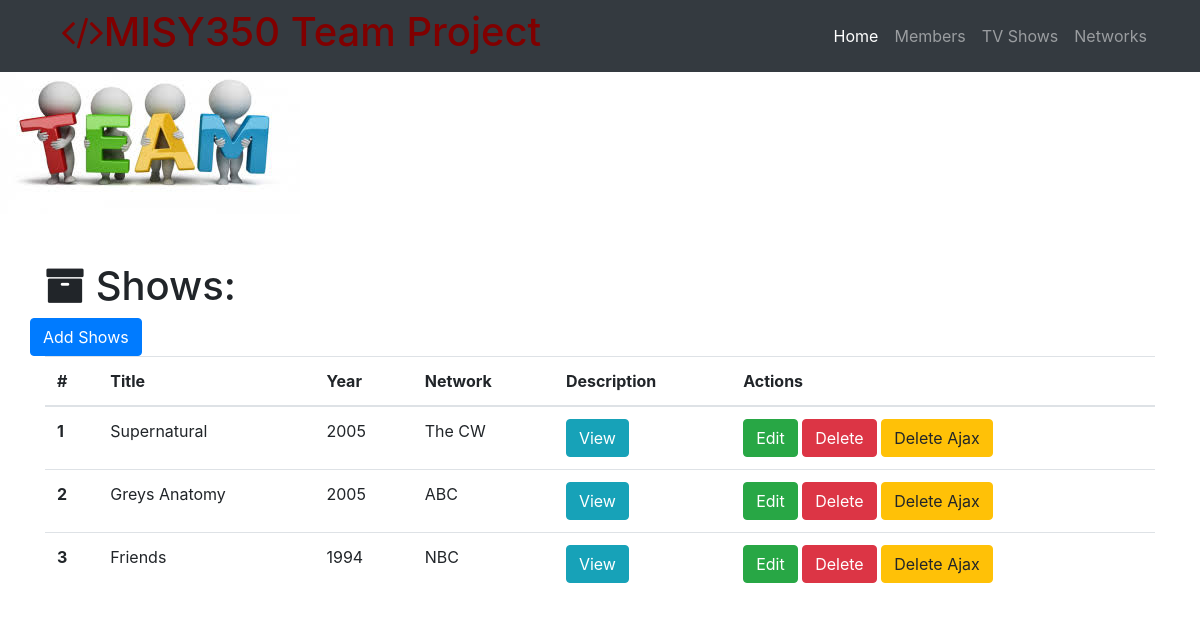
The page /shows on the database as committed earlier.
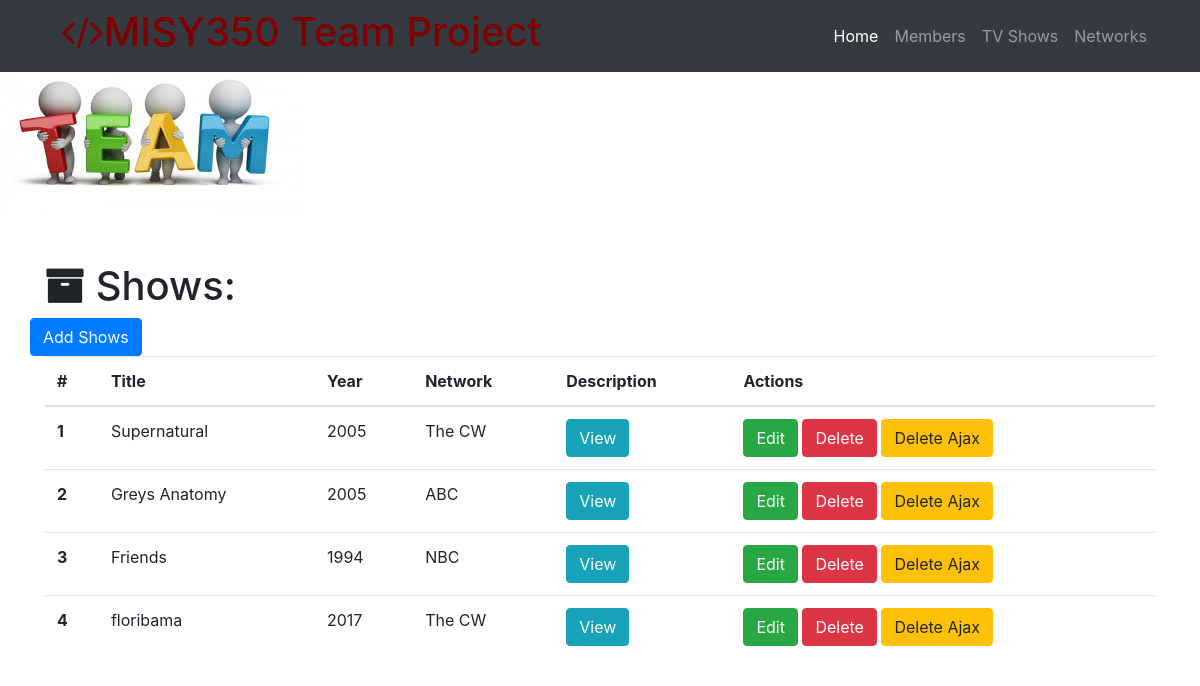
The same page on the database as committed later.
### project.py (models this page shows)
class Show(db.Model):
    __tablename__ = 'shows'
    id = db.Column(db.Integer, primary_key=True)
    title = db.Column(db.String(256))
    year = db.Column(db.Integer)
    description = db.Column(db.Text)
    network_id = db.Column(db.Integer, db.ForeignKey('networks.id'))

class Network(db.Model):
    __tablename__ = 'networks'
    id = db.Column(db.Integer, primary_key=True)
    name = db.Column(db.String(64))
    description = db.Column(db.Text)
    shows = db.relationship('Show', backref='network', cascade='delete')

### project.py (the view)
@app.route('/shows')
def shows_page():
    shows = Show.query.all()
    return render_template('tvshow-all.html', shows=shows)

### templates/tvshow-all.html (shortened to what this page needs)
{% extends "home-page.html"%}
{% block page_content%}
  <div class="container">
    <h1 class="mt-5"><i class="fa fa-archive" aria-hidden="true"></i> Shows:</h1>
    <div class="row bottom-margin">
      <a href="/tvshow/add" class="btn btn-primary" role="button" aria-disabled="true">Add Shows</a>
    </div>
    {% if shows %}
      <table class="table">
        <thead>
          <tr>
            <th>#</th>
            <th>Title</th>
            <th>Year</th>
            <th>Network</th>
            <th>Description</th>
            <th>Actions</th>
          </tr>
        </thead>
        <tbody>
          {% for show in shows %}
          <tr>
              <th scope="row">{{show.id}}</th>
              <td>{{show.title}}</td>
              <td>{{show.year}}</td>
              <td>{{show.network.name}}</td>
              <td>
              <button type="button" class="btn btn-info" data-toggle="modal" data-target="#{{show.id}}">
                View
              </button>
            </td>
              <td>
              <a href="/tvshow/edit/{{show.id}}" class="btn btn-success" role="button">Edit</a>
              <a href="/tvshow/delete/{{show.id}}" class="btn btn-danger" role="button" aria-disabled="true">Delete</a>
              <button class="btn btn-warning delete_ajax_btn" role="button" data-show-id="{{show.id}}">Delete Ajax</button>
              </td>
          </tr>
          {% endfor%}
        </tbody>
      </table>
    {% else %}
      <h3>There are no tvshows in the database yet.</h3>
    {% endif %}
  </div>
{% endblock%}

Rows that differ between the two databases and show on the page:
added Show: id "4", title "floribama", year "2017", network.name "The CW"
